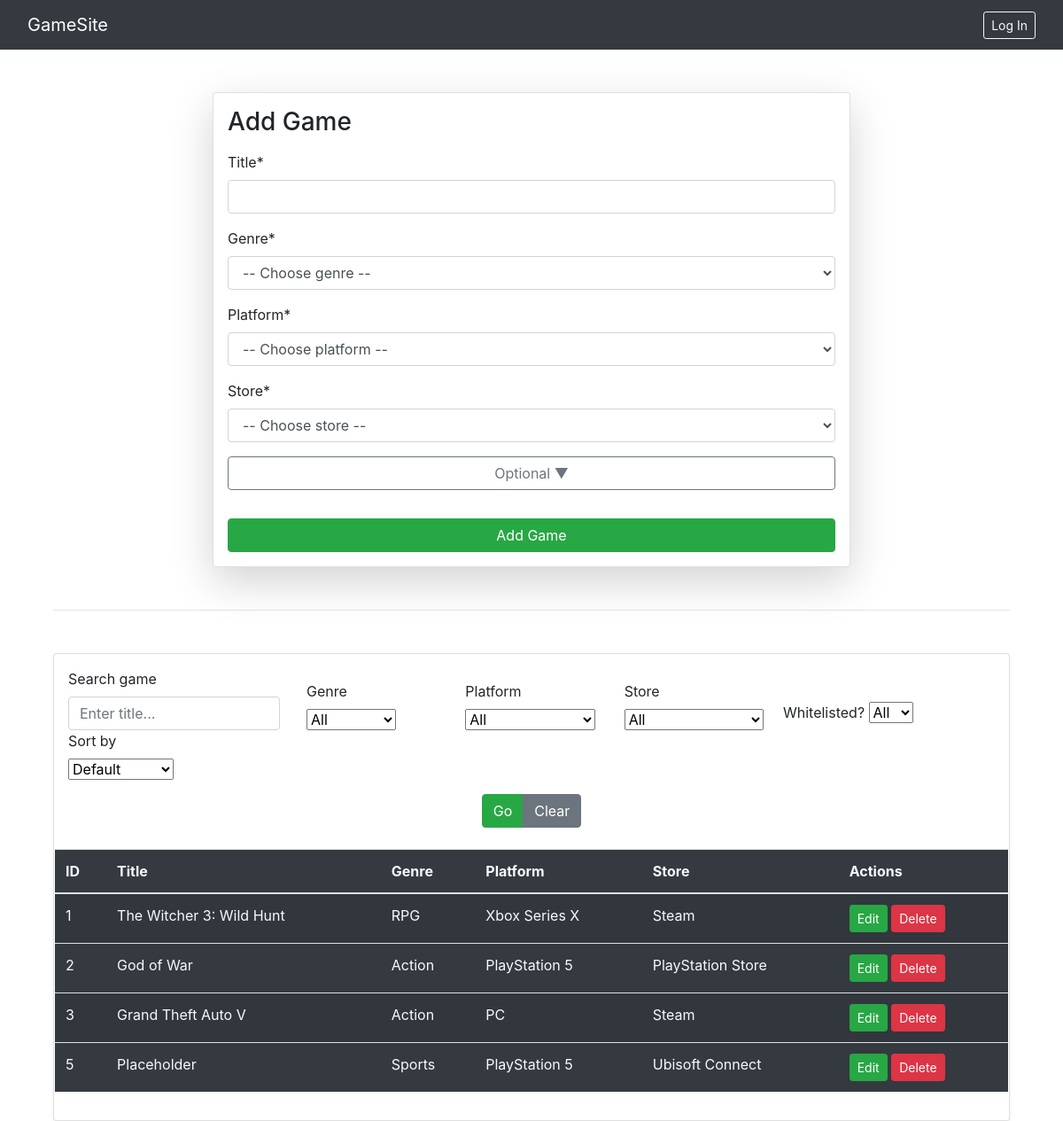
The page /games/ on the database as committed earlier.
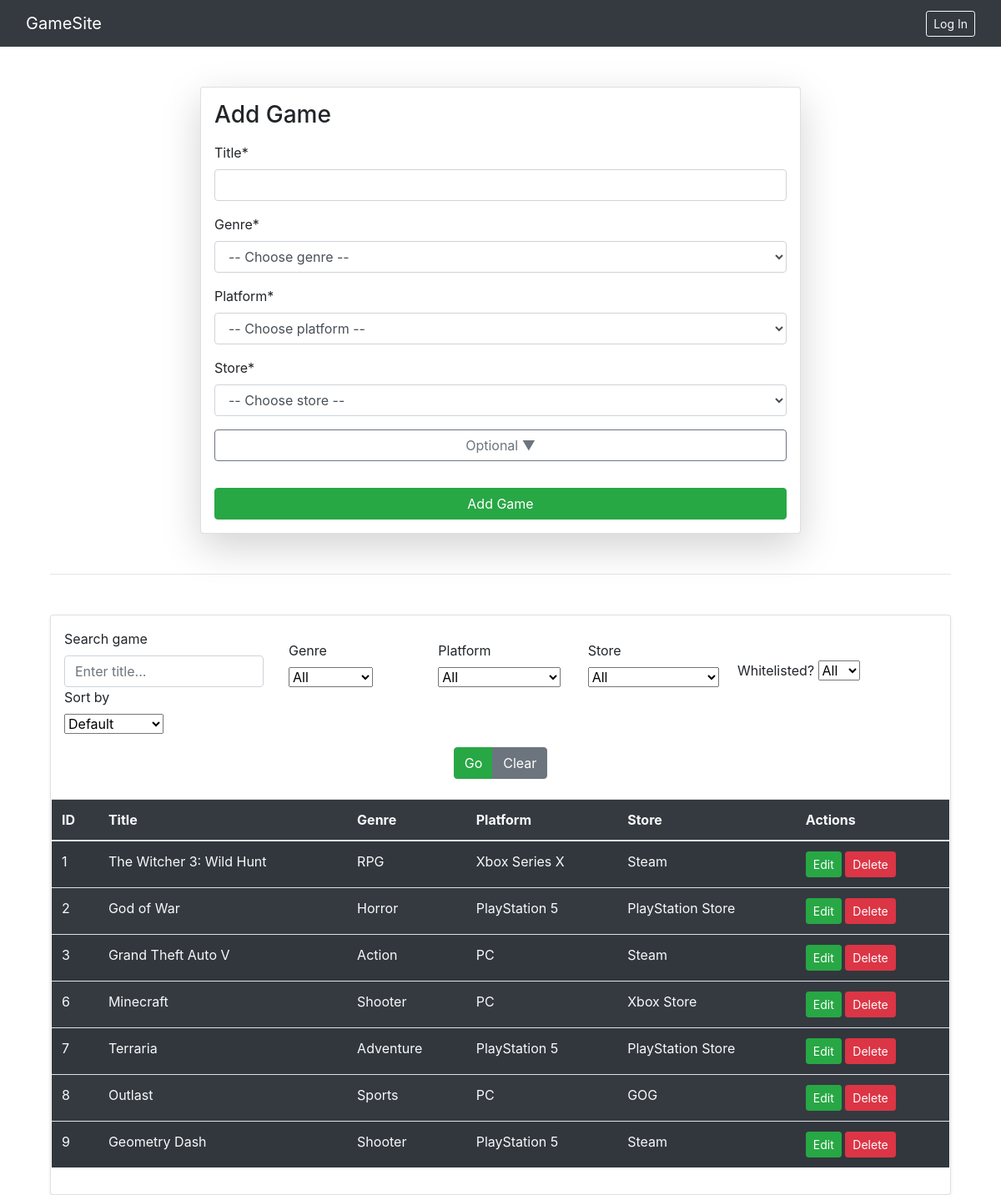
The same page on the database as committed later.
### game_site/models.py (models this page shows, shortened)
class Game(models.Model):
    game_name = models.CharField(max_length=30)
    genre = models.ForeignKey(Genre, on_delete=models.CASCADE)
    platform = models.ForeignKey(Platform, on_delete=models.CASCADE)
    store = models.ForeignKey(Store, on_delete=models.CASCADE)
    size = models.ForeignKey(Size, on_delete=models.SET_NULL, null=True)
    developer = models.ForeignKey(Developer, on_delete=models.SET_NULL, null=True)
    publisher = models.ForeignKey(Publisher, on_delete=models.SET_NULL, null=True)
    dlc = models.ForeignKey(DLC, on_delete=models.SET_NULL, null=True, blank=True)
    game_mode = models.ForeignKey(GameMode, on_delete=models.SET_NULL, null=True)
    license = models.ForeignKey(License, on_delete=models.SET_NULL, null=True)
    system_requirements = models.ForeignKey(SystemRequirement, on_delete=models.SET_NULL, null=True)
    review = models.ForeignKey(Review, on_delete=models.SET_NULL, null=True, blank=True)
    multimedia = models.ForeignKey(Multimedia, on_delete=models.SET_NULL, null=True, blank=True)
    status = models.ForeignKey(Status, on_delete=models.SET_NULL, null=True)
    sales_history = models.ForeignKey(SalesHistory, on_delete=models.SET_NULL, null=True, blank=True)
    game_log = models.ForeignKey(GameLog, on_delete=models.SET_NULL, null=True, blank=True)
    rating = models.ForeignKey(Rating, on_delete=models.SET_NULL, null=True)
    online_status = models.ForeignKey(OnlineStatus, on_delete=models.SET_NULL, null=True, blank=True)
    award = models.ForeignKey(Award, on_delete=models.SET_NULL, null=True, blank=True)
    language = models.ForeignKey(Language, on_delete=models.SET_NULL, null=True)

class Genre(models.Model):
    genre_ID=models.IntegerField()
    Genre_Name=models.CharField(max_length=30)
    Genre_Popularity=models.CharField(max_length=20)
    def __str__(self):
        return self.Genre_Name

class Platform(models.Model):
    platform_ID=models.IntegerField()
    Platform_Name=models.CharField(max_length=30)
    def __str__(self):
        return self.Platform_Name

class Store(models.Model):
    store_ID=models.IntegerField()
    Store_Name=models.CharField(max_length=30)
    def __str__(self):
        return self.Store_Name

### game_site/views.py (the view, shortened to what this page needs)
# urls.py: path('games/', views.games_view, name="games"),
def games_view(request):
    games_qs = Game.objects.select_related(
        "genre", "platform", "store", "rating", "online_status"
    ).all()
    search_term      = request.GET.get("search", "").strip()
    genre_filter     = request.GET.get("genre", "")
    platform_filter  = request.GET.get("platform", "")
    store_filter     = request.GET.get("store", "")
    whitelisted      = request.GET.get("whitelisted")
    sort_by          = request.GET.get("sort", "")
    if search_term:
        games_qs = games_qs.filter(game_name__icontains=search_term)
    if genre_filter:
        games_qs = games_qs.filter(genre_id=genre_filter)
    if platform_filter:
        games_qs = games_qs.filter(platform_id=platform_filter)
    if store_filter:
        games_qs = games_qs.filter(store_id=store_filter)
    if whitelisted == "yes":
        games_qs = games_qs.filter(whitelisted_by=request.user)
    elif whitelisted == "no":
        games_qs = games_qs.exclude(whitelisted_by=request.user)
    if sort_by == "name":
        games_qs = games_qs.order_by("game_name")
    elif sort_by == "rating":
        games_qs = games_qs.order_by("-review__rating")
    elif sort_by == "players":
        games_qs = games_qs.order_by("-online_status__active_players")
    context = {
        "games": games_qs,
        "genres": Genre.objects.all(),
        "platforms": Platform.objects.all(),
        "stores": Store.objects.all(),
        "sizes": Size.objects.all(),
        "developers": Developer.objects.all(),
        "publishers": Publisher.objects.all(),
        "dlcs": DLC.objects.all(),
        "gamemodes": GameMode.objects.all(),
        "licenses": License.objects.all(),
        "sysreqs": SystemRequirement.objects.all(),
        "reviews": Review.objects.all(),
        "multimedias": Multimedia.objects.all(),
        "statuses": Status.objects.all(),
        "sales_histories": SalesHistory.objects.all(),
        "gamelogs": GameLog.objects.all(),
        "ratings": Rating.objects.all(),
        "online_statuses": OnlineStatus.objects.all(),
        "awards": Award.objects.all(),
        "languages": Language.objects.all(),
        "search": search_term,
        "selected_genre": genre_filter,
        "selected_platform": platform_filter,
        "selected_store": store_filter,
        "sort_by": sort_by,
        "whitelisted": whitelisted,
    }
    return render(request, "games.html", context)

### game_site/models.py (called while the page is built)
    def __str__(self):
        return f"{self.first_name} {self.last_name}"

### game_site/templates/games.html (shortened to what this page needs)
{% extends "base.html" %}
{% block content %}
<link href="https://maxcdn.bootstrapcdn.com/bootstrap/4.5.2/css/bootstrap.min.css" rel="stylesheet">
<div class="container mt-5">
  <form class="col-md-8 mx-auto card p-3 shadow-lg" method="post">
    <h3 class="mb-3">Add Game</h3>
    <div class="form-group mb-3">
      <label>Title*</label>
      <input name="game_name" type="text" class="form-control" required />
    </div>
    <div class="form-group mb-3">
      <label>Genre*</label>
      <select name="genre" class="form-control" required>
        <option value="">-- Choose genre --</option>
      </select>
    </div>
    <div class="form-group mb-3">
      <label>Platform*</label>
      <select name="platform" class="form-control" required>
        <option value="">-- Choose platform --</option>
      </select>
    </div>
    <div class="form-group mb-3">
      <label>Store*</label>
      <select name="store" class="form-control" required>
        <option value="">-- Choose store --</option>
      </select>
    </div>
    <button class="btn btn-outline-secondary mb-3"
            type="button"
            data-bs-toggle="collapse"
            data-bs-target="#optionalFields"
            aria-expanded="false">
      Optional ▼
    </button>
    <button type="submit" class="btn btn-success mt-3">Add Game</button>
  </form>
  <hr class="my-5" />
  <form method="get" class="card p-3 shadow-sm">
    <div class="row g-3 align-items-end">
      <div class="col-md-3">
        <label class="form-label">Search game</label>
        <input name="search" type="text" class="form-control"
               value="{{ search }}" placeholder="Enter title..." />
      </div>
      <div class="col-md-2">
        <label class="form-label">Genre</label>
        <select name="genre" class="form-select">
          <option value="">All</option>
        </select>
      </div>
      <div class="col-md-2">
        <label class="form-label">Platform</label>
        <select name="platform" class="form-select">
          <option value="">All</option>
        </select>
      </div>
      <div class="col-md-2">
        <label class="form-label">Store</label>
        <select name="store" class="form-select">
          <option value="">All</option>
        </select>
      </div>
      <div class="col-md-2">
        <label class="form-label">Whitelisted?</label>
        <select name="whitelisted" class="form-select">
          <option value="">All</option>
        </select>
      </div>
      <div class="col-md-2">
        <label class="form-label">Sort by</label>
        <select name="sort" class="form-select">
          <option value="">Default</option>
        </select>
      </div>
     <div class="col-12 d-flex justify-content-center mt-3 mb-4">
    <div class="btn-group gap-2" role="group">
        <button class="btn btn-success" type="submit">Go</button>
        <a href="{% url 'games' %}" class="btn btn-secondary">Clear</a>
    </div>
</div>
  </form>
  <table class="table table-striped table-hover align-middle">
    <thead>
      <tr>
        <th>ID</th>
        <th>Title</th>
        <th>Genre</th>
        <th>Platform</th>
        <th>Store</th>
        <th>Actions</th>
      </tr>
    </thead>
    <tbody>
      {% for game in games %}
        <tr>
          <td>{{ game.id }}</td>
          <td>{{ game.game_name }}</td>
          <td>{{ game.genre }}</td>
          <td>{{ game.platform }}</td>
          <td>{{ game.store }}</td>
          <td>
            <a href="/update_game/{{ game.id }}" class="btn btn-success btn-sm">Edit</a>
            <a href="/delete_game/{{ game.id }}" class="btn btn-danger btn-sm">Delete</a>
          </td>
        </tr>
      {% empty %}
        <tr>
          <td colspan="6" class="text-center text-muted">No games found.</td>
        </tr>
      {% endfor %}
    </tbody>
  </table>
</div>
{% endblock %}

### game_site/templates/base.html (shortened to what this page needs)
<!DOCTYPE html>
<html lang="en">
<head>
    <link href="https://maxcdn.bootstrapcdn.com/bootstrap/4.5.2/css/bootstrap.min.css" rel="stylesheet" />
</head>
<body>
{% include "Navbar/_navbar.html" %}
    <div class="container mt-4">
        {% block content %}{% endblock %}
    </div>
</body>
</html>

### game_site/templates/Navbar/_navbar.html (shortened to what this page needs)
<nav class="navbar navbar-expand-lg navbar-dark bg-dark w-100">
    <div class="container-fluid">
        <a class="navbar-brand" href="/">GameSite</a>
        <div class="collapse navbar-collapse" id="navbarNav">
            <div class="ml-auto d-flex align-items-center">
                {% if user.is_authenticated %}
                    <span class="navbar-text me-2">Hi {{ user.username }}!&emsp;</span>
                    <form action="{% url 'logout' %}" method="post" class="d-inline">
                        {% csrf_token %}
                        <button type="submit" class="btn btn-outline-light btn-sm">Log Out</button>
                    </form>
                {% else %}
                    <a href="{% url 'login' %}" class="btn btn-outline-light btn-sm">Log In</a>
                {% endif %}
            </div>
        </div>
    </div>
</nav>

### game_site/templates/base.html (style rules this page uses)
table.table { background-color: #343a40; }
table.table td, table.table th { color: #f8f9fa; }

Rows that differ between the two databases and show on the page:
removed Game: id "5", game_name "Placeholder", genre "Sports", platform "PlayStation 5", store "Ubisoft Connect"
changed Game "God of War": genre "Action" → "Horror"
added Game: id "6", game_name "Minecraft", genre "Shooter", platform "PC", store "Xbox Store"
added Game: id "7", game_name "Terraria", genre "Adventure", platform "PlayStation 5", store "PlayStation Store"
added Game: id "8", game_name "Outlast", genre "Sports", platform "PC", store "GOG"
added Game: id "9", game_name "Geometry Dash", genre "Shooter", platform "PlayStation 5", store "Steam"
